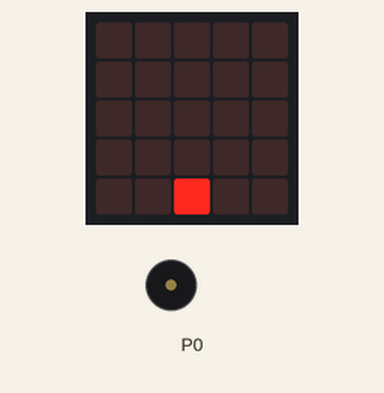
A program run on a simulated BBC micro:bit (MakeCode). On the bench: the board's 5×5 LED display, buzzer (waves = sounding).

Above: at 1.2 s.
At 10.7 s:
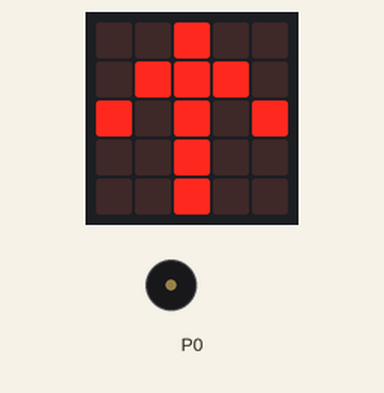
At 20.3 s:
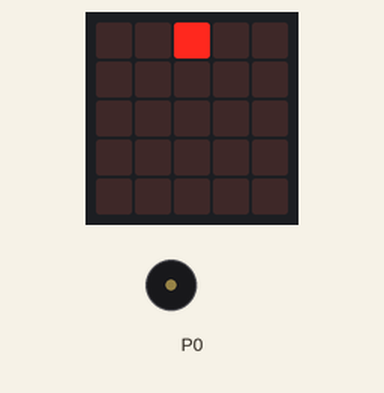
At 36.1 s:
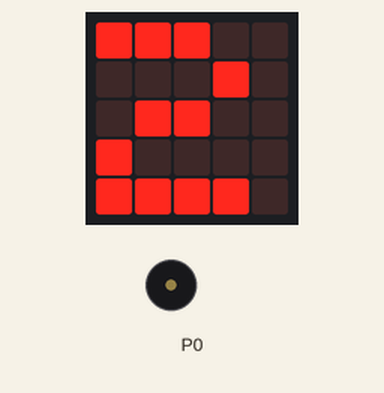
Timing chart, 0 to 40.0 s (numbered marks = the images above):
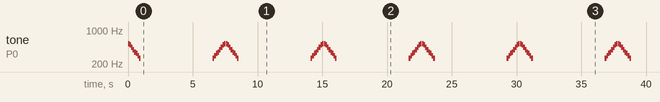

Measured:
- by itself, tone on P0: repeats every 7.6 s: 494 Hz 0.13 s, 440 Hz 0.13 s, 392 Hz 0.13 s, 349 Hz 0.13 s, 330 Hz 0.13 s, 294 Hz 0.13 s, 262 Hz 0.12 s, silent 5.6 s, 262 Hz 0.13 s, 294 Hz 0.13 s, 330 Hz 0.13 s, 349 Hz 0.13 s, 392 Hz 0.13 s, 440 Hz 0.13 s, 494 Hz 0.13 s, 523 Hz 0.12 s, silent 0.03 s, 523 Hz 0.13 s
- what the display in image 0 shows lasts 0.5 s, from 1.1 s to 1.6 s
- what the display in image 2 shows lasts 0.6 s, from 20.2 s to 20.8 s

The program:

main.ts
```typescript
basic.forever(function () {
    music.playMelody("C5 B A G F E D C ", 500)
    basic.pause(100)
    basic.showLeds(`
        . . . . .
        . . . . .
        . . . . .
        . . . . .
        . . # . .
        `)
    basic.pause(100)
    basic.showLeds(`
        . . . . .
        . . . . .
        . . . . .
        . . # . .
        . # # # .
        `)
    basic.pause(100)
    basic.showLeds(`
        . . . . .
        . . . . .
        . . # . .
        . # # # .
        # . # . #
        `)
    basic.pause(100)
    basic.showLeds(`
        . . . . .
        . . # . .
        . # # # .
        # . # . #
        . . # . .
        `)
    basic.pause(100)
    basic.showLeds(`
        . . # . .
        . # # # .
        # . # . #
        . . # . .
        . . # . .
        `)
    basic.pause(100)
    basic.showLeds(`
        . # # # .
        # . # . #
        . . # . .
        . . # . .
        . . . . .
        `)
    basic.pause(100)
    basic.showLeds(`
        # . # . #
        . . # . .
        . . # . .
        . . . . .
        . . . . .
        `)
    basic.pause(100)
    basic.showLeds(`
        . . # . .
        . . # . .
        . . . . .
        . . . . .
        . . . . .
        `)
    basic.pause(100)
    basic.showLeds(`
        . . # . .
        . . . . .
        . . . . .
        . . . . .
        . . . . .
        `)
    basic.pause(200)
    basic.clearScreen()
    basic.pause(100)
    basic.showNumber(2)
    music.playMelody("C D E F G A B C5 ", 500)
})
```

test.ts
```typescript
// здесь помещаются тесты; они не будут скомпилированы, пока пакет используется в качестве расширения.
```
